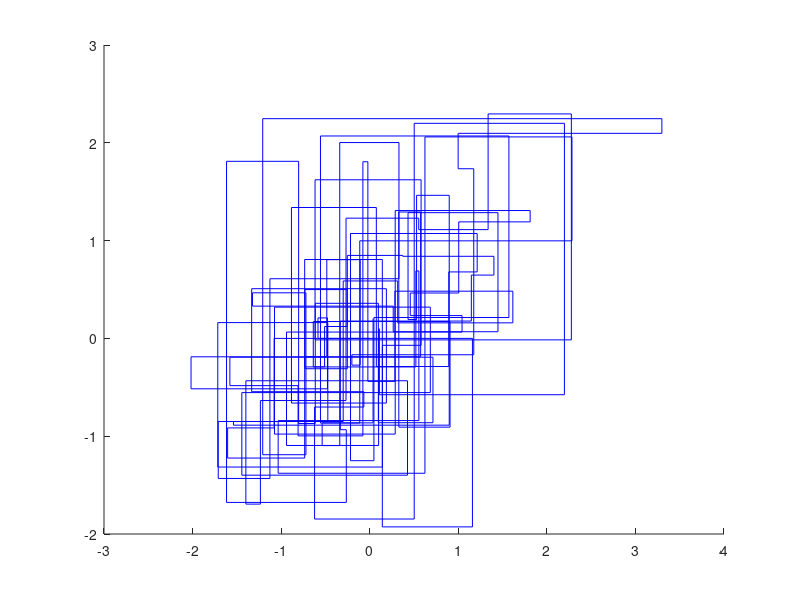
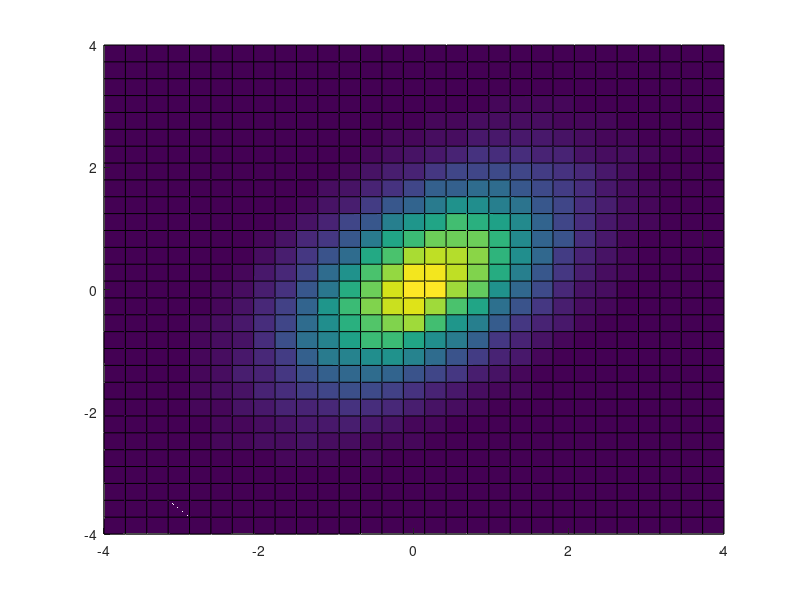
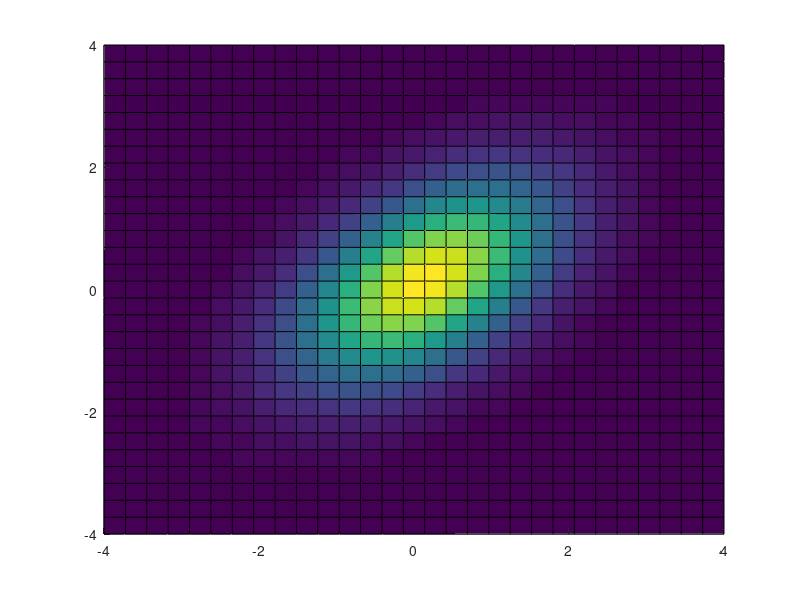

These charts were generated, in order, by the following MATLAB code:
n=100000; r=0.5; s=sqrt(1-r^2); t=zeros(2,n);
for i=2:n
  t(1,i)=s*randn+r*t(2,i-1); t(2,i)=s*randn+r*t(1,i);
end

figure(1); clf; hold on
u1=repmat(t(1,:),[2,1]); u1=u1(:);
u2=repmat(t(2,:),[2,1]); u2=u2(:);
plot(u1([2:200 200]),u2(1:200),'b-');

figure(2); clf; hold on
c=4; m=30; Q=zeros(m,m);
a=linspace(-c,c,m); b=-c+2*c/m*[1:m];
for k=1:n
  x=find(ceil(t(1,k)-b)==0,1);
  y=find(ceil(t(2,k)-b)==0,1);
  Q(x,y)=Q(x,y)+1;
end
surf(a,a,Q'/(2*c/m)^2/n);

figure(3); clf; hold on
P=zeros(m,m); 
for X=1:m, for Y=1:m
  P(X,Y)=exp(-(a(X)^2-2*r*a(X)*a(Y)+a(Y)^2)/2/s)/(2*pi*s);
end, end
surf(a,a,P');
